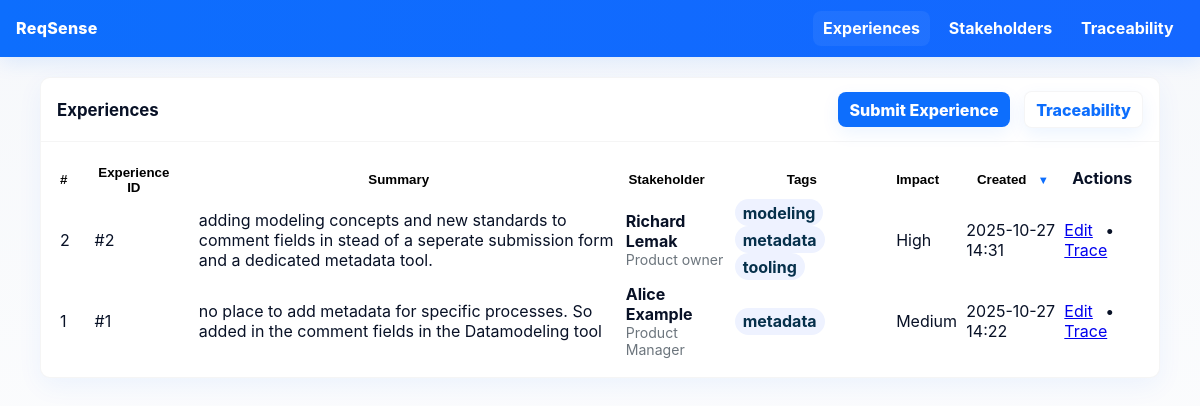
The page /experiences/ on the database its author committed.
### src/models.py (models this page shows, shortened)
class Experience(db.Model):
    __tablename__ = 'experiences'
    id = db.Column(db.Integer, primary_key=True)
    experience_id = db.Column(db.String(16), unique=True)
    narrative_text = db.Column(db.Text, nullable=False)
    stakeholder_id = db.Column(db.Integer, db.ForeignKey('stakeholders.id'))
    context_tags = db.Column(JSON)               # stores list of tags
    participants = db.Column(JSON)
    pain_points = db.Column(JSON)
    current_workaround = db.Column(db.Text)
    impact_severity = db.Column(db.String(50))
    emotional_indicators = db.Column(JSON)
    created_at = db.Column(db.DateTime(timezone=True), default=lambda: datetime.now(timezone.utc))
    updated_at = db.Column(db.DateTime(timezone=True), onupdate=lambda: datetime.now(timezone.utc))
    stakeholder = db.relationship('Stakeholder', back_populates='experiences')
    requirements = db.relationship(
        'Requirement',
        secondary=experience_requirement_link,
        back_populates='experiences',
        overlaps="requirements,experiences"
    )
    analysis = db.relationship('ExperienceAnalysis',
                             back_populates='experience',
                             uselist=False)

class Stakeholder(db.Model):
    __tablename__ = 'stakeholders'
    id = db.Column(db.Integer, primary_key=True)
    name = db.Column(db.String(255), nullable=False)
    role = db.Column(db.String(255), nullable=True)
    department = db.Column(db.String(255), nullable=True)
    email = db.Column(db.String(255), nullable=True)
    type = db.Column(db.String(100), nullable=True)       # e.g. Customer, Partner, Internal
    importance = db.Column(db.Integer, nullable=True)    # 0..10
    influence = db.Column(db.Integer, nullable=True)     # 0..10
    notes = db.Column(db.Text, nullable=True)
    created_at = db.Column(db.DateTime(timezone=True), default=lambda: datetime.now(timezone.utc))
    experiences = db.relationship('Experience', back_populates='stakeholder', lazy='select')
    requirements = db.relationship(
        'RequirementSubmission',
        secondary=stakeholder_requirements,
        back_populates='stakeholders',
        lazy='select'
    )

### src/routes/experiences.py (the view)
@experiences_bp.route('/', methods=['GET'])
def overview():
    experiences = Experience.query.order_by(Experience.created_at.desc()).all()
    return render_template('experiences/overview.html', experiences=experiences)

### src/templates/experiences/overview.html (shortened to what this page needs)
{% extends "base.html" %}
{% block content %}
<div class="table-card">
  <div class="table-header">
    <h2>Experiences</h2>
    <div>
      <a class="btn" href="{{ url_for('experiences.submit_experience') }}">Submit Experience</a>
      <a class="btn" href="{{ url_for('experiences.traceability') }}" style="background:#fff;color:var(--accent);margin-left:.6rem;border:1px solid rgba(15,23,36,0.04)">Traceability</a>
    </div>
  </div>
  <div style="padding:1rem">
    <div class="table-responsive">
      <table id="experiences-table" class="table">
        <thead>
          <tr>
            <th><button class="sort-btn" data-col="0" data-type="num"># </button></th>
            <th><button class="sort-btn" data-col="1" data-type="text">Experience ID </button></th>
            <th><button class="sort-btn" data-col="2" data-type="text">Summary </button></th>
            <th><button class="sort-btn" data-col="3" data-type="text">Stakeholder </button></th>
            <th><button class="sort-btn" data-col="4" data-type="text">Tags </button></th>
            <th><button class="sort-btn" data-col="5" data-type="text">Impact </button></th>
            <th><button class="sort-btn" data-col="6" data-type="date">Created <span class="sort-indicator"></span></button></th>
            <th>Actions</th>
          </tr>
        </thead>
        <tbody>
        {% for e in experiences %}
          <tr>
            <td>{{ e.id }}</td>
            <td>{{ e.experience_id or ('#' ~ e.id) }}</td>
            <td class="summary-cell">
              <div class="text-truncate">{{ (e.narrative_text[:180] ~ ('...' if e.narrative_text|length > 180 else '')) }}</div>
            </td>
            <td class="stakeholder-cell">
              {% if e.stakeholder %}
                <div><strong>{{ e.stakeholder.name }}</strong></div>
                <div class="small muted">{{ e.stakeholder.role or '' }}</div>
              {% else %}
                <small class="muted">—</small>
              {% endif %}
            </td>
            <td>
              {% for t in (e.context_tags or []) %}
                <span class="badge">{{ t }}</span>
              {% else %}
                <small class="muted">—</small>
              {% endfor %}
            </td>
            <td>{{ e.impact_severity or '—' }}</td>
            <td data-sort="{{ e.created_at.isoformat() if e.created_at }}">{{ e.created_at.strftime('%Y-%m-%d %H:%M') if e.created_at else '—' }}</td>
            <td>
              <a href="{{ url_for('experiences.edit_experience', experience_id=e.id) }}">Edit</a>
              <span style="margin:0 .5rem">•</span>
              <a href="{{ url_for('experiences.traceability') }}#exp-{{ e.id }}">Trace</a>
            </td>
          </tr>
        {% else %}
          <tr><td colspan="8">No experiences yet.</td></tr>
        {% endfor %}
        </tbody>
      </table>
    </div>
  </div>
</div>
{% endblock %}

### src/templates/base.html (style rules this page uses)
:root { --accent:#0d6efd; --bg:#f6f8fb; --card:#ffffff; --muted:#6c757d; --radius:10px; --shadow: 0 8px 26px rgba(13,110,253,0.06); }
html,body { height:100%;margin:0;font-family:Inter,system-ui,Segoe UI,Roboto,Arial;color:#081126;background:linear-gradient(180deg,var(--bg),#ffffff) }
.table-card { background:var(--card);border-radius:var(--radius);box-shadow:var(--shadow);overflow:hidden;margin-bottom:1.25rem;border:1px solid rgba(2,6,23,0.04) }
.table-header { display:flex;justify-content:space-between;align-items:center;padding:.85rem 1rem;border-bottom:1px solid rgba(2,6,23,0.04) }
.table-header h2 { margin:0;font-size:1.05rem }
.btn { display:inline-block;background:var(--accent);color:#fff;padding:.45rem .7rem;border-radius:8px;text-decoration:none;font-weight:800;border:none;cursor:pointer;box-shadow:0 6px 18px rgba(13,110,253,0.08) }
.muted { color:var(--muted) }
.small { font-size:.88rem;color:var(--muted) }
.badge { display:inline-block;padding:.22rem .5rem;border-radius:999px;background:#eef2ff;color:#06304b;font-weight:700;margin-right:.35rem }
.sort-btn { background:none;border:0;cursor:pointer;font-weight:700;padding:0;display:inline-flex;align-items:center;gap:.35rem }
.sort-indicator { display:inline-block;width:.8rem }
.sort-indicator.desc::after { content:"▼";color:var(--accent);font-size:.7rem }
thead th.sortable { cursor:pointer;user-select:none }

### src/templates/experiences/overview.html (style rules this page uses)
.sort-btn { background:none;border:0;cursor:pointer;font-weight:700;padding:0 }
.sort-indicator { display:inline-block;width:0.8rem;margin-left:.3rem }
.sort-indicator.desc::after { content:"▼";color:var(--accent);font-size:.7rem }
thead th { user-select: none; }
thead th.sortable { cursor: pointer; }
.sort-btn { display:inline-flex; align-items:center; gap:.35rem; }

### rows shown on the page
Experience: id "2", id "#2", narrative_text "adding modeling concepts and new standards to comment fields in stead of a seperate submission form and a dedicated metadata tool.", stakeholder.name "Richard Lemak", stakeholder "Product owner", t "modeling" "metadata" "tooling", impact_severity "High", created_at "2025-10-27 14:31"
Experience: id "1", id "#1", narrative_text "no place to add metadata for specific processes. So added in the comment fields in the Datamodeling tool", stakeholder.name "Alice Example", stakeholder "Product Manager", t "metadata", impact_severity "Medium", created_at "2025-10-27 14:22"
